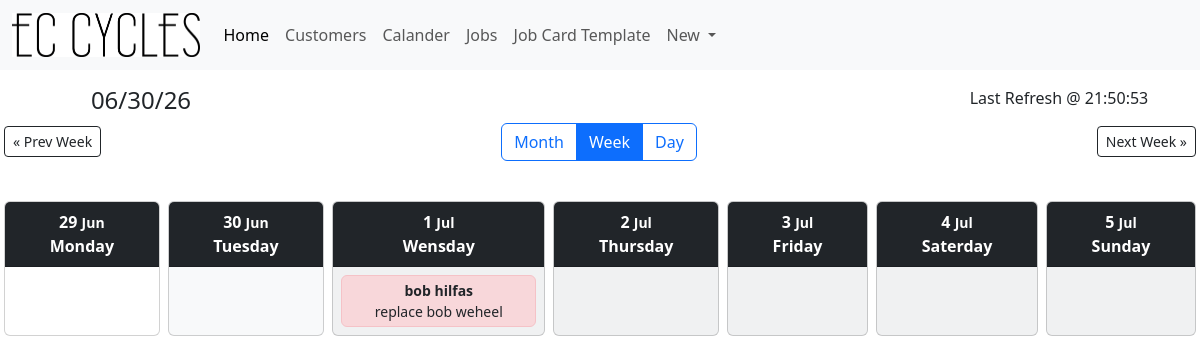
The page /calendar/week on the database its author committed.
### tables this page shows
CREATE TABLE "Jobs" (
	"JobID"	INTEGER NOT NULL UNIQUE,
	"Cust_ID"	INTEGER NOT NULL,
	"BikeBrand"	TEXT,
	"BikeModel"	TEXT,
	"JobDetails"	TEXT,
	"DueDate"	DATE , Status TEXT DEFAULT 'Not Started',
	PRIMARY KEY("JobID" AUTOINCREMENT)
);

CREATE TABLE "Customers" (
	"Cust_ID"	INTEGER NOT NULL UNIQUE,
	"CustFName"	TEXT NOT NULL,
	"CustLName"	TEXT,
	"CustAddress"	TEXT,
	"CustPNumber"	INTEGER,
	"CustEmail"	INTEGER,
	"CustDetails"	TEXT,
	PRIMARY KEY("Cust_ID" AUTOINCREMENT)
);

### app.py (the view)
@app.route("/calendar/week")
def timetable():
    time = time_gen()
    page_title = "EC Cycles | Calendar"
    today_dt = datetime.datetime.now()
    today_date = today_dt.date()
    year = request.args.get("year", type=int)
    month = request.args.get("month", type=int)
    week = request.args.get("week", type=int)
    today_param = request.args.get("today", type=int)
    if not year:
        year = today_dt.year
    if not month:
        month = today_dt.month
    cal_obj = calendar.Calendar(firstweekday=0)
    cal = cal_obj.monthdatescalendar(year, month)
    month_name = calendar.month_name[month]
    prev_month = 12 if month == 1 else month - 1
    prev_year = year - 1 if month == 1 else year
    next_month = 1 if month == 12 else month + 1
    next_year = year + 1 if month == 12 else year
    month_back = cal_obj.monthdatescalendar(prev_year, prev_month)
    month_forward = cal_obj.monthdatescalendar(next_year, next_month)
    prev_week_count = len(month_back) - 1
    if week is None:
        week = 0
        if year == today_dt.year and month == today_dt.month:
            for i, w in enumerate(cal):
                if today_date in w:
                    week = i
                    break
    week = max(0, min(week, len(cal) - 1))  # keep week index in range
    cal_week = cal[week]
    if today_param:
        today = next((d for d in cal_week if d.day == today_param), cal_week[0])
    elif today_date in cal_week:
        today = today_date
    else:
        today = cal_week[0]
    jobs = get_jobs_for_dates(cal_week[0], cal_week[-1])
    return render_template(
        "calendarWeek.html",
        time=time,
        page_title=page_title,
        cal=cal,
        cal_week=cal_week,
        jobs=jobs,
        today=today,
        year=year,
        month=month,
        month_name=month_name,
        week=week,
        prev_month=prev_month,
        prev_year=prev_year,
        next_month=next_month,
        next_year=next_year,
        prev_week_count=prev_week_count,
        month_back=month_back,
        month_forward=month_forward,
    )

### app.py (called while the page is built)
def time_gen():
    time_dict = {"":""}
    day_info = datetime.datetime.now()
    date = day_info.strftime("%x")
    time = day_info.strftime("%X")
    time_dict["Date"] = date
    time_dict["Time"] = time
    return time_dict

def get_db_conn():
    conn = sqlite3.connect('JobCards.db')
    conn.row_factory = sqlite3.Row
    return conn

def get_jobs_for_dates(start_date, end_date):
    conn = get_db_conn()
    cursor = conn.execute("""
        SELECT Jobs.*, Customers.CustFName, Customers.CustLName
        FROM Jobs
        INNER JOIN Customers ON Customers.Cust_ID = Jobs.Cust_ID
        WHERE DueDate BETWEEN ? AND ?
    """, (start_date.isoformat(), end_date.isoformat()))
    jobs = cursor.fetchall()
    conn.close()
    job_dict = {}
    for job in jobs:
        job_date = datetime.datetime.strptime(job["DueDate"], "%Y-%m-%d").date()
        lines = job["JobDetails"].splitlines()
        second_line = lines[1] if len(lines) > 1 else ""
        job_copy = dict(job)
        job_copy["JobDetails"] = second_line
        job_dict.setdefault(job_date, []).append(job_copy)
    return job_dict

### Templates/calendarWeek.html (shortened to what this page needs)
{% extends 'Base.html' %}
{% block content %}
<div class="container-fluid px-3 marcus_time_v3">
    <div class=" d-md-block mb-3">
        <div class="d-flex  justify-content-between align-items-center mb-2">
            {% if week > 0 %}
                <a href="{{ url_for('timetable', year=year, month=month, week=week-1) }}" class="btn btn-outline-dark btn-sm">
                    &laquo; Prev Week
                </a>
            {% else %}
                <a href="{{ url_for('timetable', year=prev_year, month=prev_month, week=prev_week_count) }}" class="btn btn-outline-dark btn-sm">
                    &laquo; Prev Week
                </a>
            {% endif %}
            <div class="btn-group" role="group">
                <label class="btn btn-outline-primary"
                       for="monthView"
                       onclick="window.location.href='{{ url_for('calendar_view', year=year, month=month) }}'">
                    Month
                </label>
                <label class="btn btn-outline-primary"
                       for="weekView"
                       onclick="window.location.href='{{ url_for('timetable', year=year, month=month, week=week) }}'">
                    Week
                </label>
                <label class="btn btn-outline-primary"
                    for="dayView"
                    onclick="window.location.href='{{ url_for('jobs_by_day', year=today.year, month=today.month, day=today.day) }}'">
                    Day
                </label>
            </div>
            {% if week < cal|length - 1 %}
                <a href="{{ url_for('timetable', year=year, month=month, week=week+1) }}" class="btn btn-outline-dark btn-sm">
                    Next Week &raquo;
                </a>
            {% else %}
                <a href="{{ url_for('timetable', year=next_year, month=next_month, week=0) }}" class="btn btn-outline-dark btn-sm">
                    Next Week &raquo;
                </a>
            {% endif %}
        </div>
        <div class="col-6 col-md-3 mx-auto py-2 mt-4 text-center text-light rounded ">
        </div>
        {% set count = namespace(value=0) %}
<div class="d-flex flex-row gap-2 justify-content-center">
    {% for day in cal_week %}
        {% set count.value = count.value + 1 %}
        <div class="flex-fill">
            <div class="card h-100 {% if day == today %}bg-light{% endif %} {% if day.month != month %}bg-secondary bg-opacity-10{% endif %}"
                onclick="window.location.href='{{ url_for('jobs_by_day', year=day.year, month=day.month, day=day.day) }}'"
                style="cursor:pointer;">
                <div class="card-header bg-dark text-white text-center py-2">
                    <strong>
                        {{ day.day }}
                        <small>{{ day.strftime('%b') }}</small>
                        <br>
                        {{ 'Monday' if count.value == 1}}
                        {{ 'Tuesday' if count.value == 2}}
                        {{ 'Wensday' if count.value == 3}}
                        {{ 'Thursday' if count.value == 4}}
                        {{ 'Friday' if count.value == 5}}
                        {{ 'Saterday' if count.value == 6}}
                        {{ 'Sunday' if count.value == 7}}
                    </strong>
                </div>
                <div class="card-body p-2 d-flex flex-column gap-2">
                    {% if day in jobs %}
                        {% for job in jobs[day] %}
                            <div class="border rounded p-1 small"
                                 data-status="{{ job['Status'] }}"
                                 onclick="event.stopPropagation(); window.location.href='{{ url_for('ViewJobCard', id=job['JobID']) }}'">
                                <strong>{{ job['CustFName'] }} {{ job['CustLName'] }}</strong><br>
                                {{ job['JobDetails'] }}
                            </div>
                        {% endfor %}
                    {% endif %}
                </div>
            </div>
        </div>
    {% endfor %}
</div>
    </div>
</div>
{% endblock %}

### Templates/base.html (style rules this page uses)
.job-card[data-status="Not Started"], .job-card-lg[data-status="Not Started"], .border.rounded[data-status="Not Started"] { background-color: #f8d7da !important; border-color: #f5c2c7 !important; }

### rows shown on the page
Jobs: CustFName "bob", CustLName "hilfas", JobDetails "replace bob weheel"

### other values the page prints
{{ time["Date"] }} "06/30/26"
{{ time["Time"] }} "21:50:53"
{{ day.day }} "29" "30" "1" "2" "3" "4" "5"
{{ day.strftime('%b') }} "Jun" "Jun" "Jul" "Jul" "Jul" "Jul" "Jul"
{{ 'Monday' if count.value == 1 }} "Monday"
{{ 'Tuesday' if count.value == 2 }} "Tuesday"
{{ 'Wensday' if count.value == 3 }} "Wensday"
{{ 'Thursday' if count.value == 4 }} "Thursday"
{{ 'Friday' if count.value == 5 }} "Friday"
{{ 'Saterday' if count.value == 6 }} "Saterday"
{{ 'Sunday' if count.value == 7 }} "Sunday"
